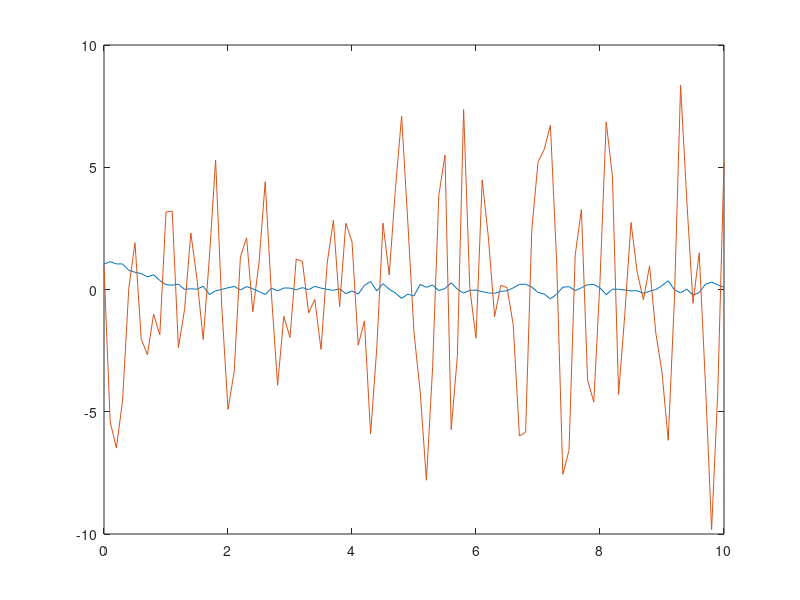
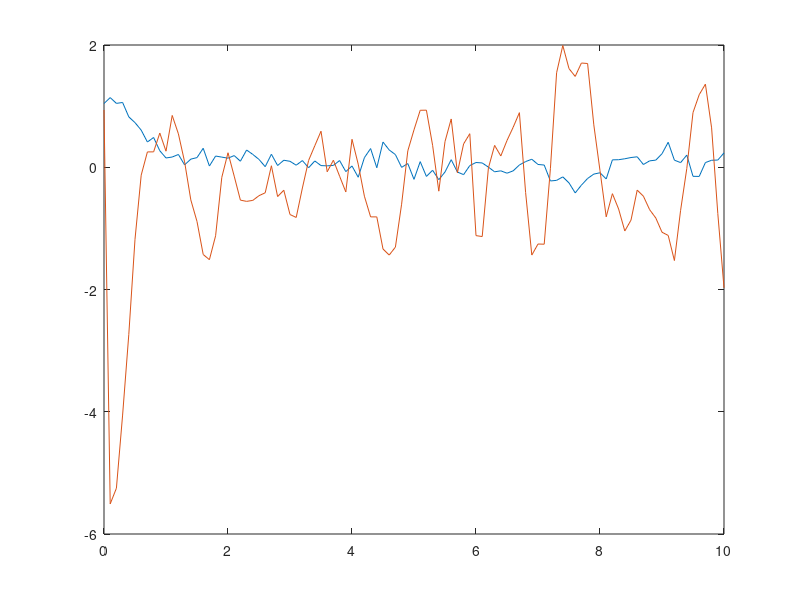

Here is the MATLAB script that generated these plots, in order:
 %% Lecture
% 14/3/18
% Nilaan Gunabalachandran 20509203
% Alex Mitterhauser 20531736
% Bo Wang 20446175
% Group 17

clear all;
close all;
clc;

%%
A = [0 1 0 0;
     0 0 1 0;
     -3 1 2 3;
     2 1 0 0;];
B = [0 0;
     0 0;
     1 2;
     0 2;];
C = [1 0 0 0;
     0 0 0 1;];
 
poles1 = [-4, -4.2, -4.4, -4.6];
poles2 = [-10, -10.1, -10.2, -10.3];

K = place(A, B, poles1);
F = place(A', C', poles2)';

a = 0.1;

n = a.*randn(4, 101);
w = a.*randn(2, 101);

An = [A -B*K;
      F*C A-F*C-B*K;];
Bn = [eye(4) zeros(4,2) B;
      zeros(4,4) F B;];
Cn = [C zeros(2,4)];
Dn = [zeros(2,4) eye(2) zeros(2,2)];

sys = ss(An, Bn, Cn, Dn);

x0 = [1 1 1 1 1 1 1 1];
tF = 10;
t = 0:0.1:tF;
u = [n; w; zeros(2, tF/0.1+1);];
[y, t, x] = lsim(sys, u, t, x0);

figure, plot(t,y);

%% Kalman Filter

Q = [0.01 0.005 0 0.005;
     0.005 0.01 0.005 0;
     0 0.005 0.01 0.005;
     0.005 0 0.005 0.01;];
R = [0.01 0.005;
     0.005 0.01;];

[F, P, eig] = lqr(A', C', Q, R);

F = F';

An = [A -B*K;
      F*C A-F*C-B*K;];
Bn = [eye(4) zeros(4,2) B;
      zeros(4,4) F B;];
Cn = [C zeros(2,4)];
Dn = [zeros(2,4) eye(2) zeros(2,2)];

sys = ss(An, Bn, Cn, Dn);

x0 = [1 1 1 1 1 1 1 1];
tF = 10;
t = 0:0.1:tF;
u = [n; w; zeros(2, tF/0.1+1);];
[y, t, x] = lsim(sys, u, t, x0);

figure, plot(t,y);


